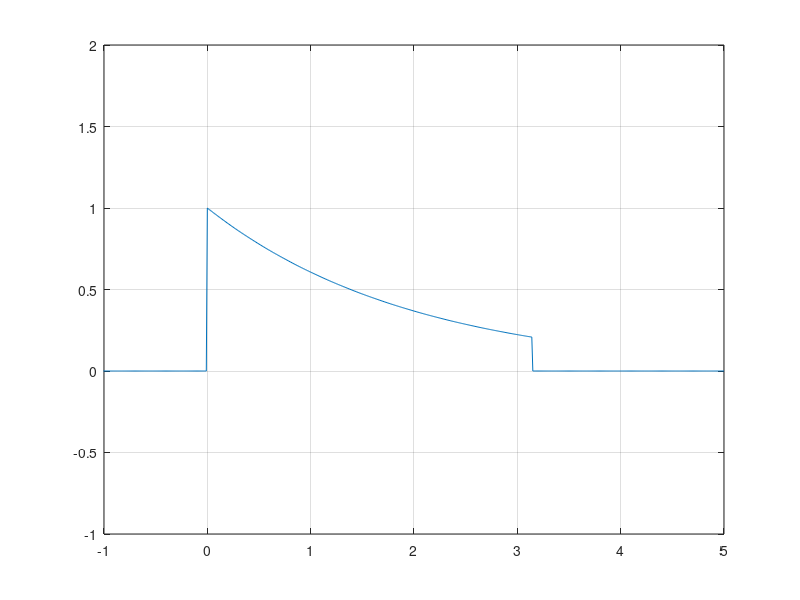

The MATLAB source for this figure: (Note: this script raises an error after producing the figure.)
%% Ejemplo 6.1
%%
% GRAFICA ORIGINAL 
figure(1);
f=@(t) exp(-t/2) .*((t>=0)&(t<pi));
t = (-5:0.01:5);
s=f(t);
plot (t,s);
grid on; 
axis([-1 5 -1 2]);
ax=gca;
ax.XAxisLocation = 'origin';
ax.YAxisLocation = 'origin';
ax.Box='off';

% $$ f(t)= e^{-t/2}$$

%%
% SERIE DE FOURIER PARA 4 ARMONICOS 
figure(2);
ejem1();



%%
% SERIE DE FOURIER PARA 15 ARMONICOS 
figure (3);
ejem115();


%% Ejemplo 6.4
%%
% GRAFICA ORIGINAL 
figure(4);
f=@(t) 1.*(t>=(-pi/2) & t<(pi/2))+0.*(t>=(pi/2) & t<=(3*pi/2));
t = (-5:0.01:4);
s=f(t);
plot (t,s);
grid on; 
axis([-3 3 -1 2]);
ax=gca;
ax.XAxisLocation = 'origin';
ax.YAxisLocation = 'origin';
ax.Box='off';

% $$ f(t)= 1   -pi/2<t<pi/2$$

%%
% SERIE DE FOURIER PARA 4 ARMONICOS  

figure(5)
Ejem44();
%%
% SERIE DE FOURIER PARA 15 ARMONICOS 

figure(6)
Ejem415();

